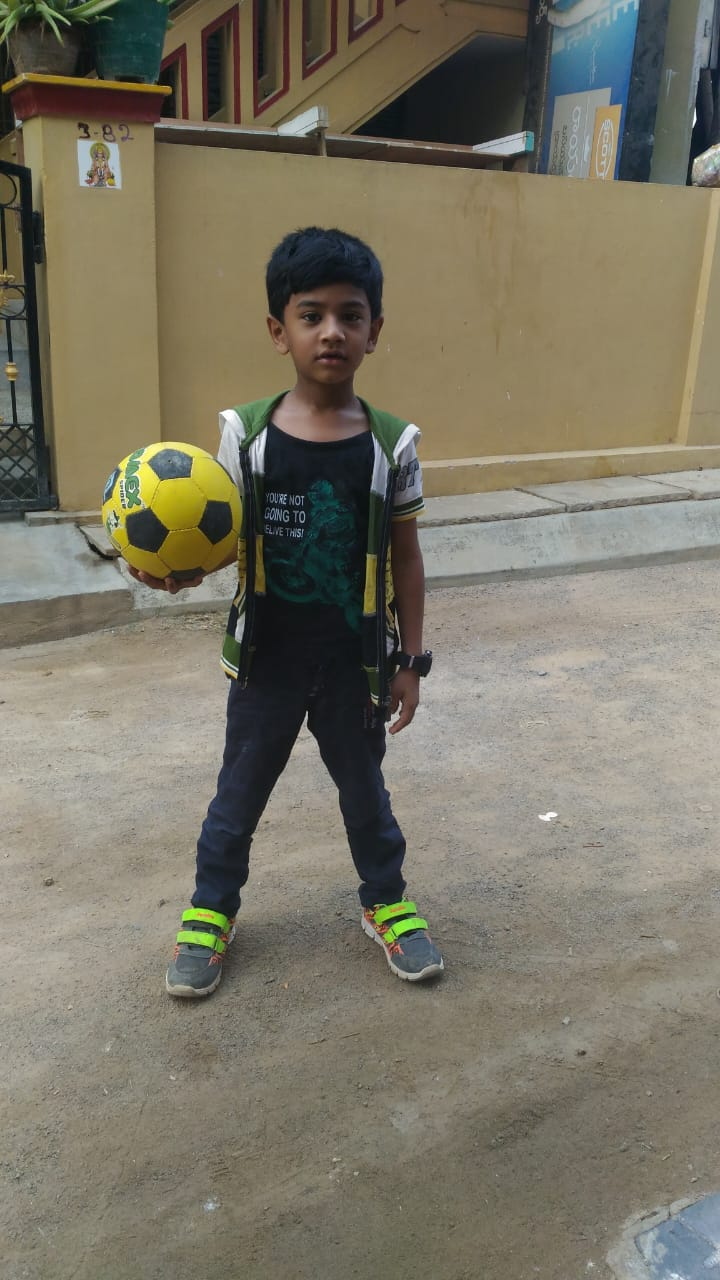
#> input picture 01_images_processing/images/01_tekkali.jpeg, 720 x 1280 px; its folder holds only this picture in this run
$ python -i highlight_video_clip_duplicate_color_change.py   (imports and definitions only)
#> lines starting #> are read from the running program, lines starting #| are printed output that depends on the picture; after the words box and inside, x2 and y2 are one past the last pixel; in counts of white or black regions, pixels touching at a corner belong together
#> further down, picture is the input picture: shape (1280, 720, 3); mean B, G, R 102.1, 117.9, 122.7
import cv2
import numpy as np
from moviepy.video.io.VideoFileClip import VideoFileClip
from moviepy.video.VideoClip import VideoClip

VIDEO_PATH = "videos_processing/inputs/videos/madhuri_rathod.mp4"
OUTPUT_PATH = "videos_processing/outputs/madhuri_rathod_output_trail.mp4"
STYLE = "sketch"  # options: "oil", "sketch", "cartoon"

# --- Artistic effect function ---
def artistic_frame(frame, style="cartoon"):
#> called with style = 'cartoon'
    frame_uint8 = cv2.convertScaleAbs(frame)

    if style == "oil":
        art = cv2.stylization(frame_uint8, sigma_s=60, sigma_r=0.6)
        return cv2.cvtColor(art, cv2.COLOR_BGR2RGB)

    elif style == "sketch":
        sketch_gray, sketch_color = cv2.pencilSketch(
            frame_uint8, sigma_s=60, sigma_r=0.07, shade_factor=0.05
        )
        return cv2.cvtColor(sketch_color, cv2.COLOR_BGR2RGB)

    elif style == "cartoon":
        gray = cv2.cvtColor(frame_uint8, cv2.COLOR_BGR2GRAY)
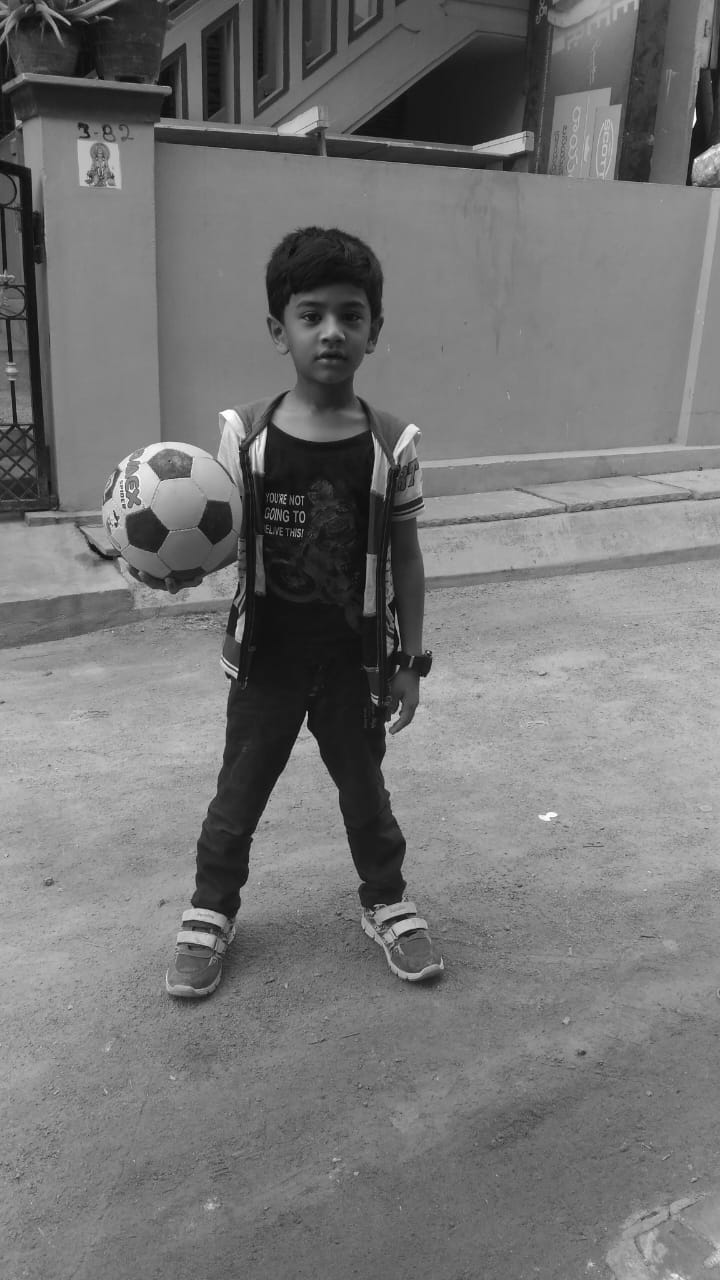
#> gray: shape (1280, 720); min 2, max 255, mean 117.5
        blur = cv2.medianBlur(gray, 7)
        edges = cv2.adaptiveThreshold(
            blur, 255, cv2.ADAPTIVE_THRESH_MEAN_C, cv2.THRESH_BINARY, 9, 2
        )
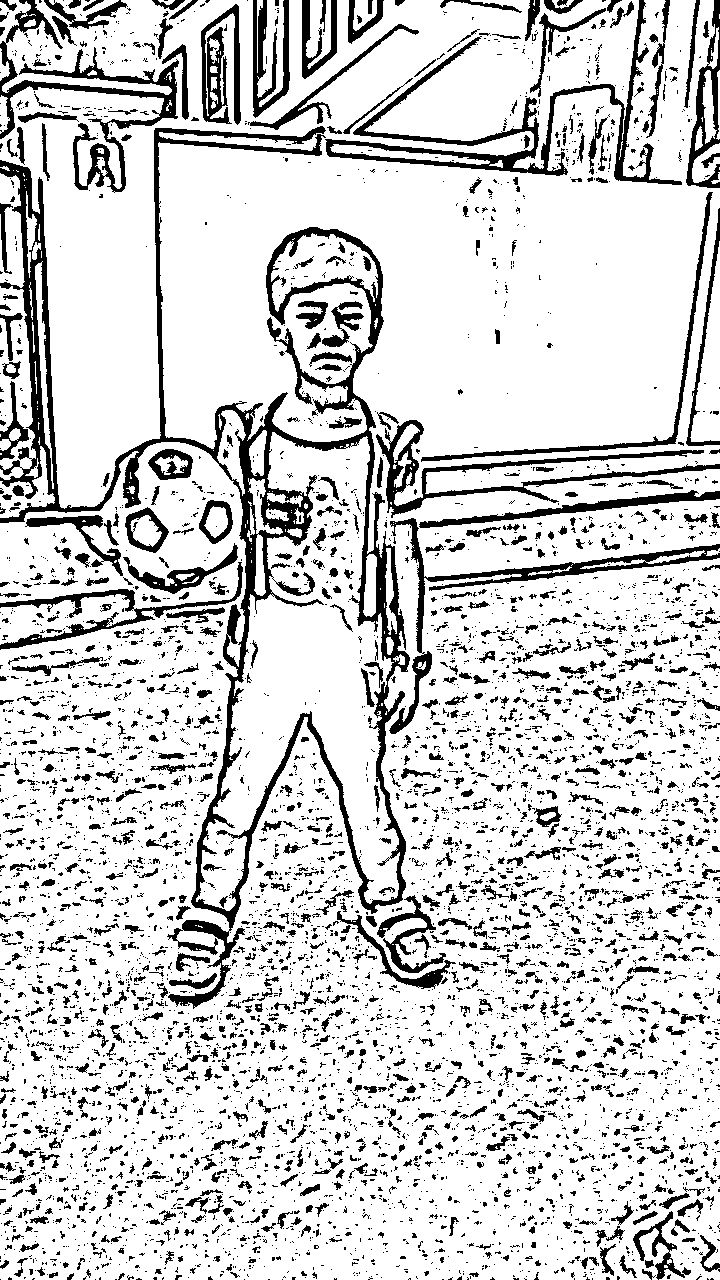
#> edges: shape (1280, 720); 82.6% white; 6032 black regions (4859 under 20 px), largest, box (x1, y1, x2, y2) and area: (0, 126, 410, 1009) 33748, (325, 0, 682, 185) 6893, (0, 0, 179, 193) 5595
        color = cv2.bilateralFilter(frame_uint8, 9, 250, 250)
        cartoon = cv2.bitwise_and(color, color, mask=edges)
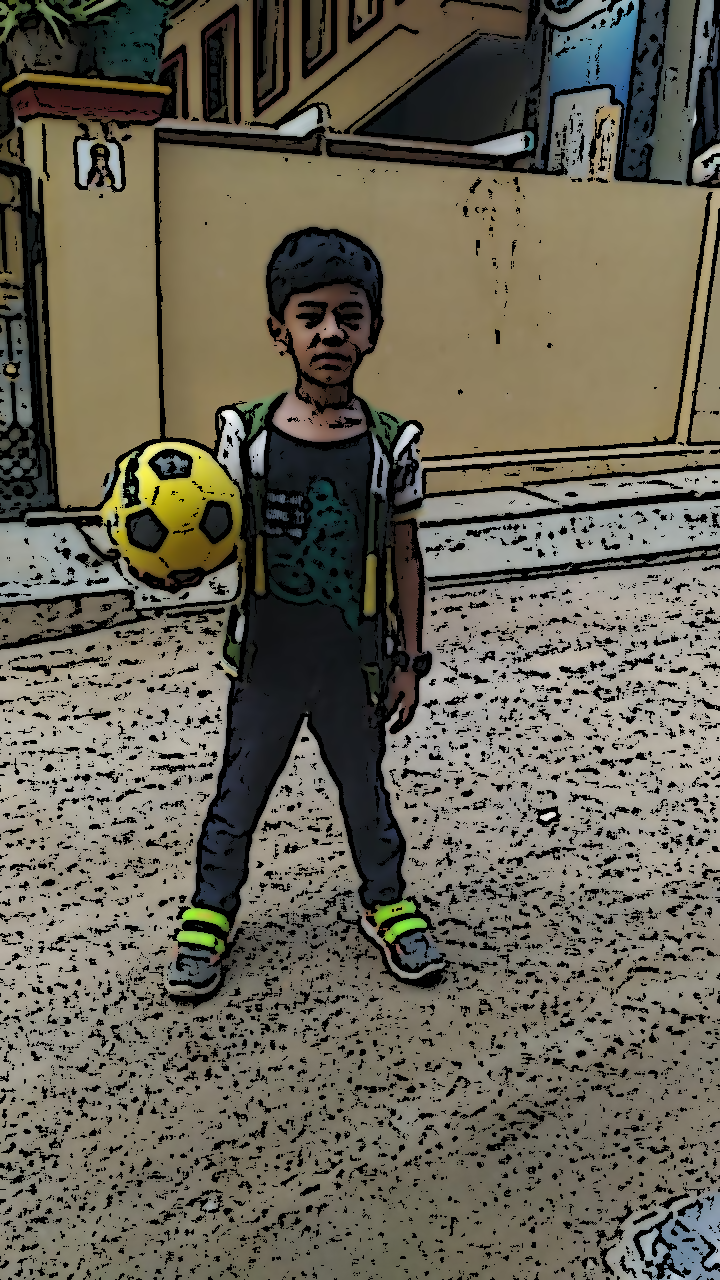
#> cartoon: shape (1280, 720, 3); mean B, G, R 86.8, 100.8, 105.1
        return cv2.cvtColor(cartoon, cv2.COLOR_BGR2RGB)

    return frame

# --- Motion trail + duplicate person ---
trail_buffer = []

def duplicate_person_with_trail(frame, trail_length=5, alpha_decay=0.6):
    global trail_buffer
    h, w, _ = frame.shape

    # Center 50% width as "person"
    left = w // 4
    right = 3 * w // 4
    person_region = frame[:, left:right, :]

    # Place left copy
    new_frame = np.zeros_like(frame)
    new_frame[:, :right-left, :] = person_region

    # Place mirrored right copy
    mirrored = cv2.flip(person_region, 1)
    new_frame[:, w-(right-left):, :] = mirrored

    # Middle background
    new_frame[:, right-left:w-(right-left), :] = frame[:, right-left:w-(right-left), :]

    # Add motion trail
    trail_buffer.append(new_frame.copy())
    if len(trail_buffer) > trail_length:
        trail_buffer.pop(0)

    blended = new_frame.astype(np.float32)
    for i, past_frame in enumerate(trail_buffer[:-1]):
        alpha = alpha_decay * (i+1)/trail_length
        blended = cv2.addWeighted(blended, 1.0, past_frame.astype(np.float32), alpha, 0)

    return blended.astype(np.uint8)

# --- Process video ---
# [19 lines not run here, left out]

>>> import cv2
>>> picture = cv2.imread('../01_images_processing/images/01_tekkali.jpeg')
>>> result = artistic_frame(picture)

$ run again, on 01_images_processing/images/05_Tekkali.jpeg
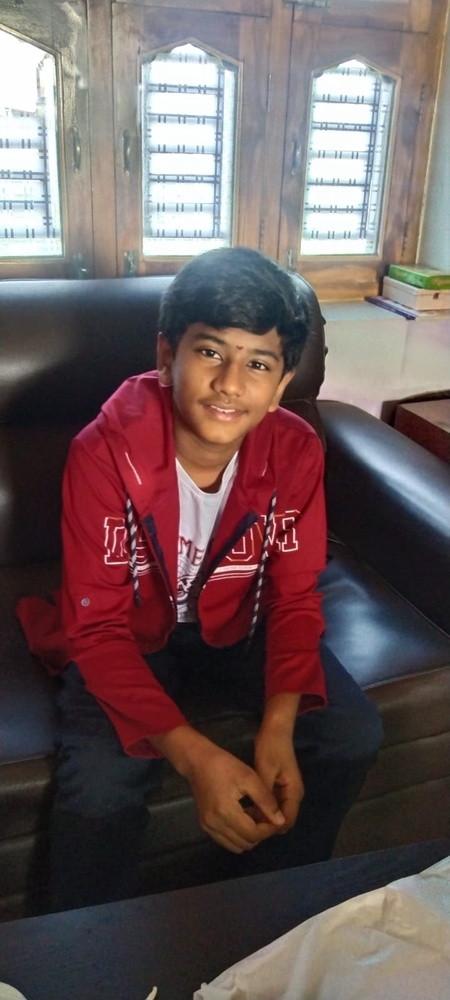
#> input picture 01_images_processing/images/05_Tekkali.jpeg, 450 x 1000 px, shrunk from 720 x 1600 before the run
#> picture is the input picture: shape (1000, 450, 3); mean B, G, R 89.9, 89.5, 106.8
#> in artistic_frame, `edges = cv2.adaptiveThreshold( blur, 255, cv2.ADAPTIVE_THRESH_MEAN_C, ..`:
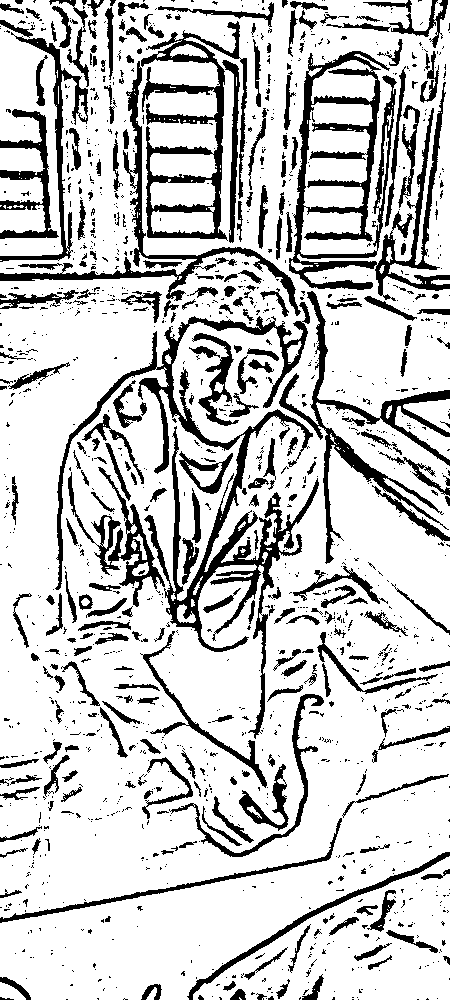
#> edges: shape (1000, 450); 79.1% white; 1461 black regions (1166 under 20 px), largest, box (x1, y1, x2, y2) and area: (55, 302, 319, 739) 13272, (289, 51, 450, 301) 10644, (141, 21, 247, 241) 6148
#> in artistic_frame, `cartoon = cv2.bitwise_and(color, color, mask=edges)`:
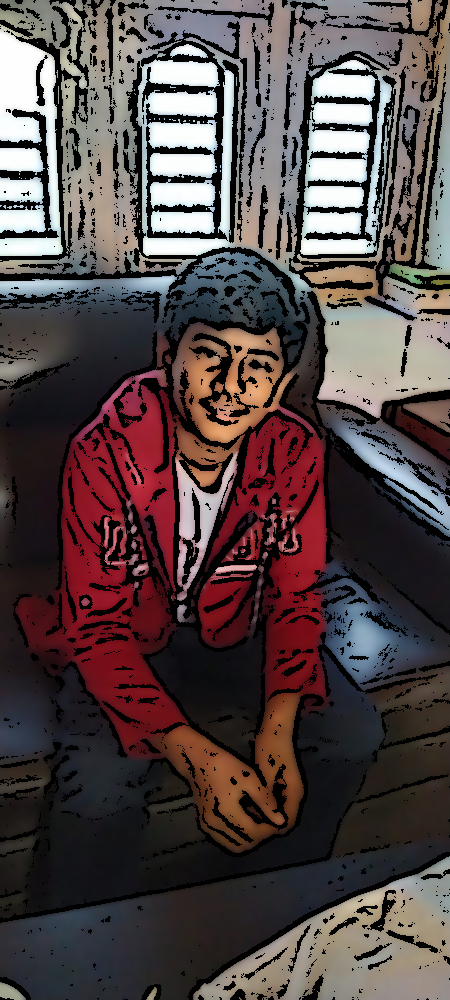
#> cartoon: shape (1000, 450, 3); mean B, G, R 70, 69.9, 83.4

$ run again, on 01_images_processing/images/02_houston1.jpeg
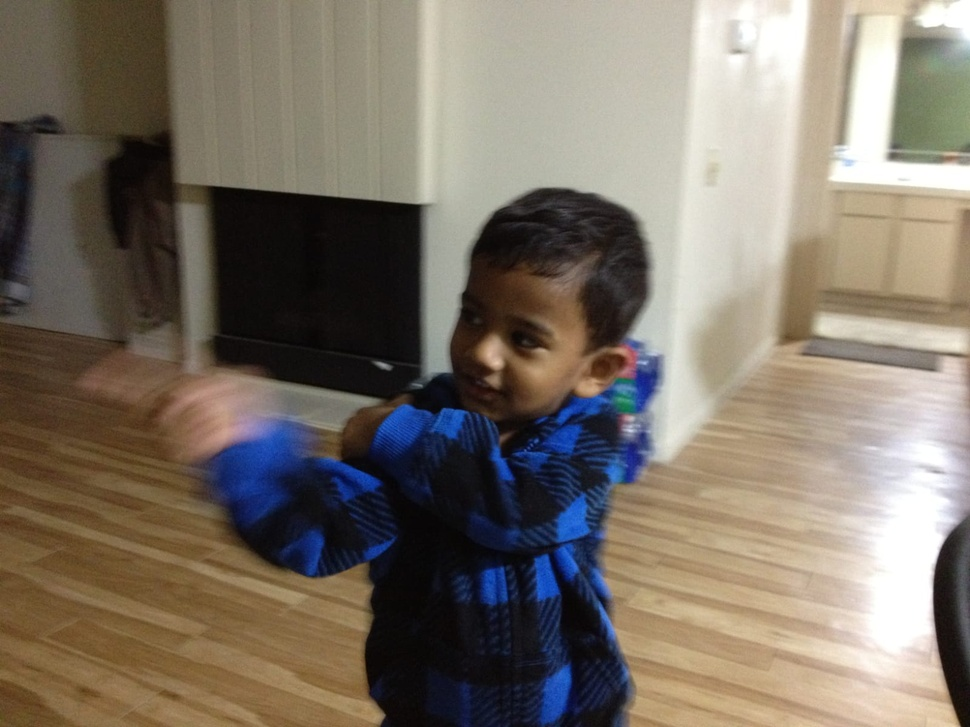
#> input picture 01_images_processing/images/02_houston1.jpeg, 970 x 727 px, shrunk from 1600 x 1200 before the run
#> picture is the input picture: shape (727, 970, 3); mean B, G, R 103.2, 114.9, 124.4
#> in artistic_frame, `edges = cv2.adaptiveThreshold( blur, 255, cv2.ADAPTIVE_THRESH_MEAN_C, ..`:
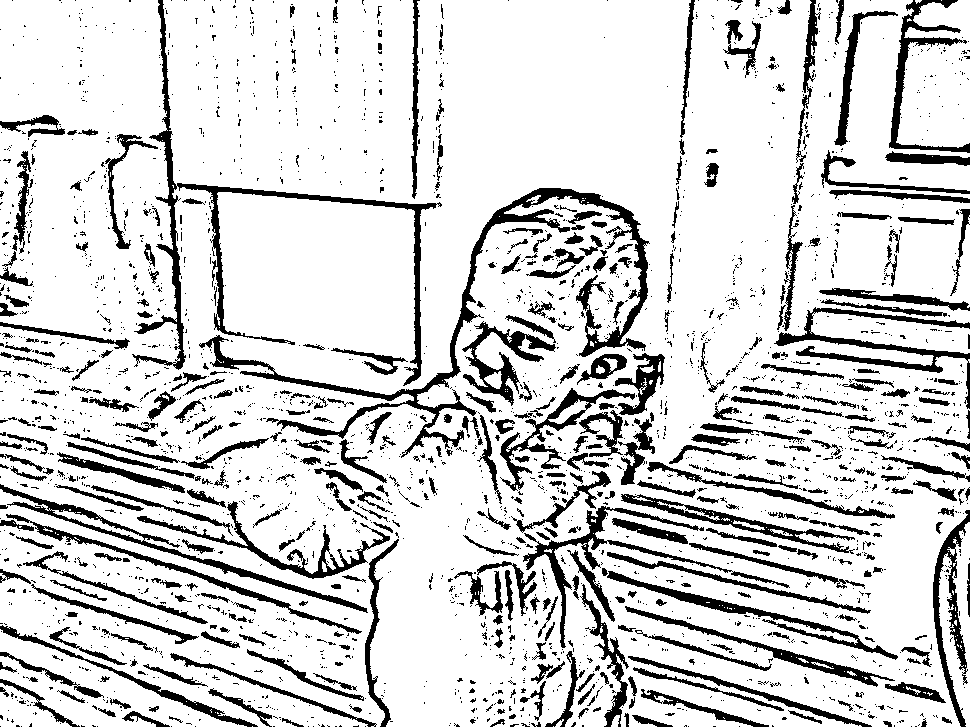
#> edges: shape (727, 970); 83.4% white; 2646 black regions (2195 under 20 px), largest, box (x1, y1, x2, y2) and area: (199, 188, 650, 458) 8648, (132, 0, 442, 386) 6196, (774, 307, 970, 409) 2977
#> in artistic_frame, `cartoon = cv2.bitwise_and(color, color, mask=edges)`:
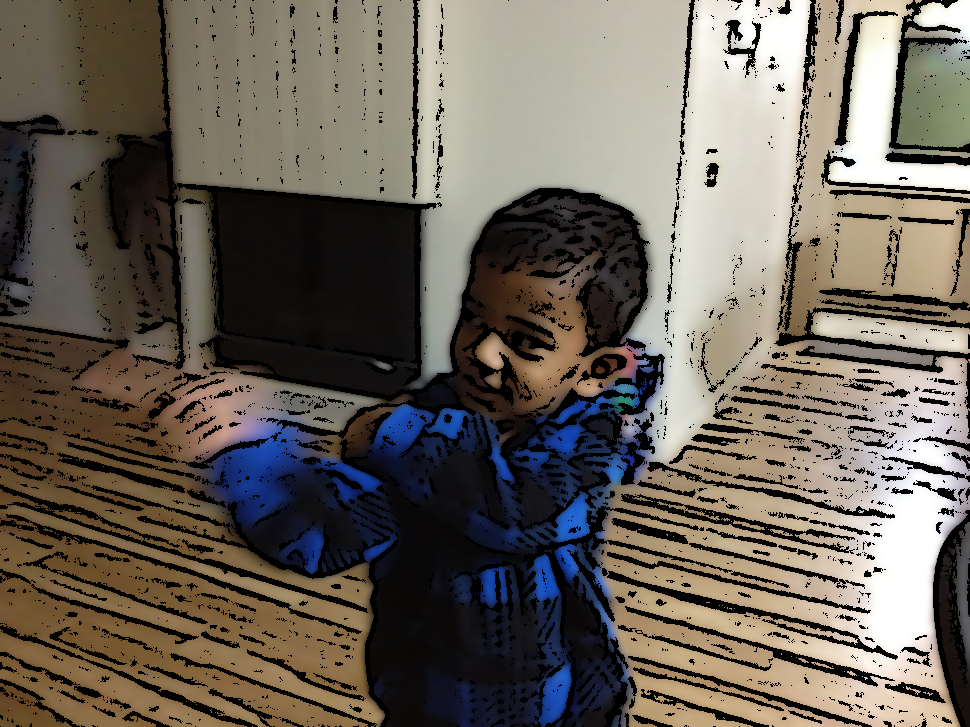
#> cartoon: shape (727, 970, 3); mean B, G, R 89.3, 99.2, 106.7

$ run again, on 01_images_processing/images/02_houston3.jpeg
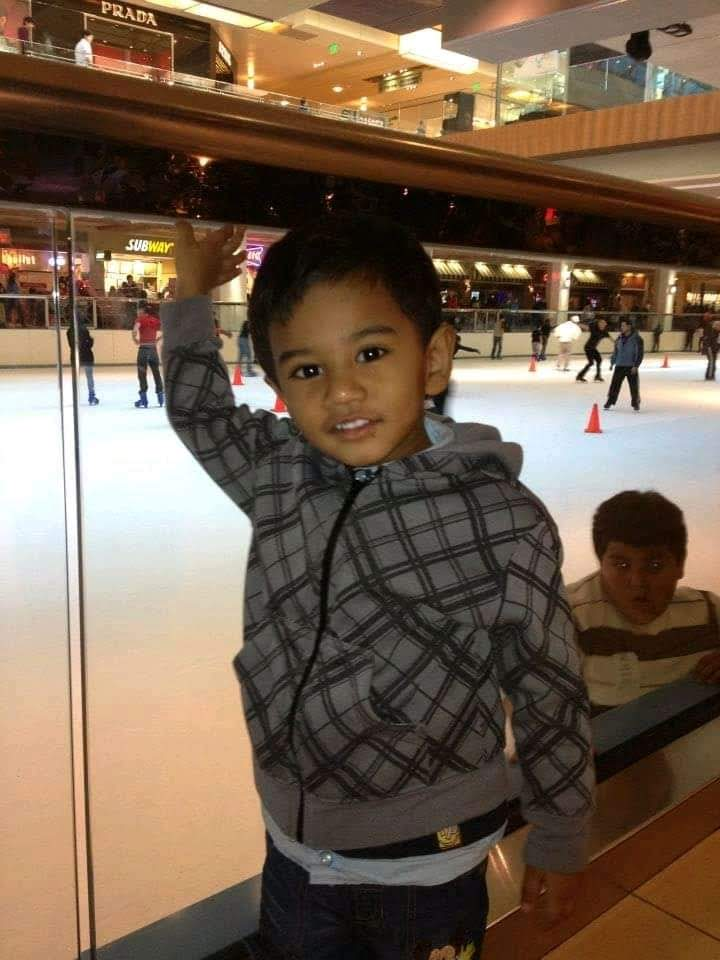
#> input picture 01_images_processing/images/02_houston3.jpeg, 720 x 960 px
#> picture is the input picture: shape (960, 720, 3); mean B, G, R 79, 97.2, 117.5
#> in artistic_frame, `edges = cv2.adaptiveThreshold( blur, 255, cv2.ADAPTIVE_THRESH_MEAN_C, ..`:
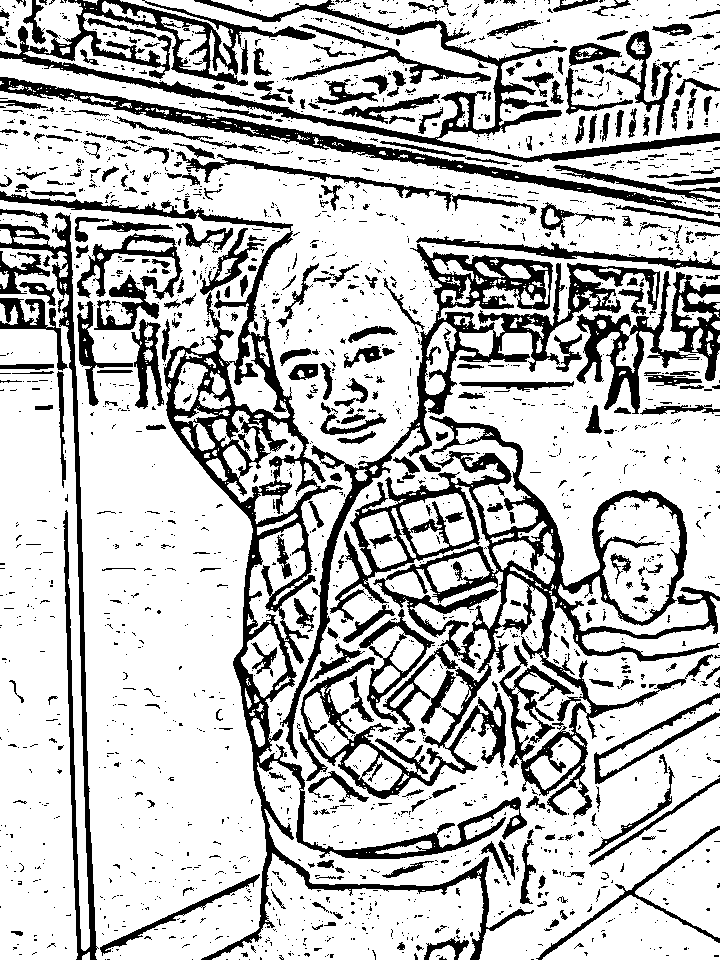
#> edges: shape (960, 720); 75.4% white; 2250 black regions (1900 under 20 px), largest, box (x1, y1, x2, y2) and area: (300, 416, 720, 819) 30693, (0, 191, 534, 960) 23983, (0, 0, 720, 163) 15606
#> in artistic_frame, `cartoon = cv2.bitwise_and(color, color, mask=edges)`:
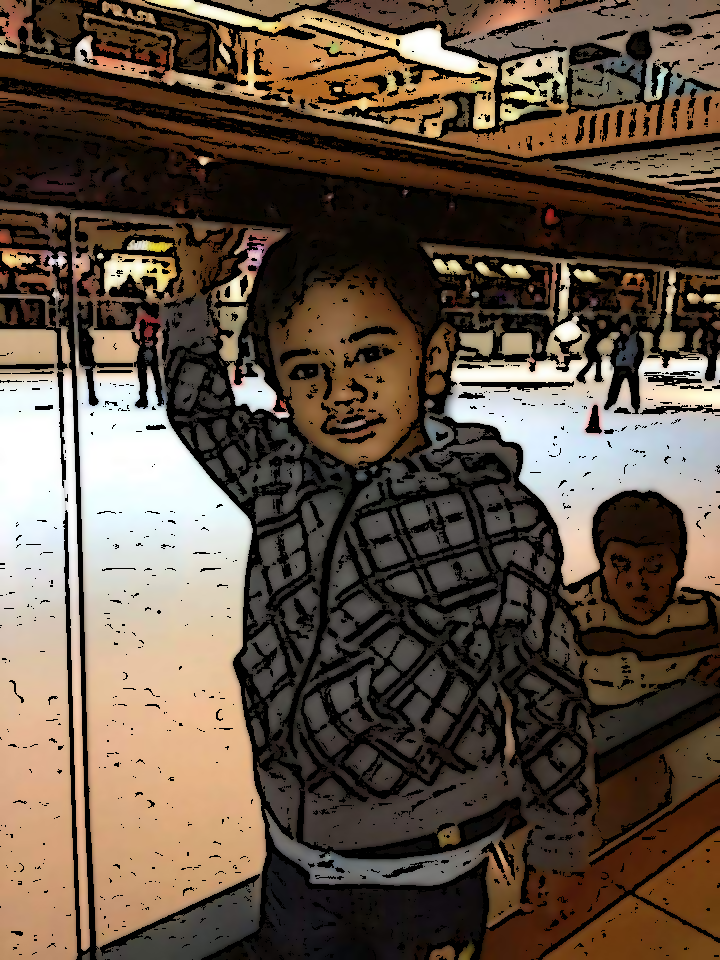
#> cartoon: shape (960, 720, 3); mean B, G, R 67.5, 81.6, 97.1
